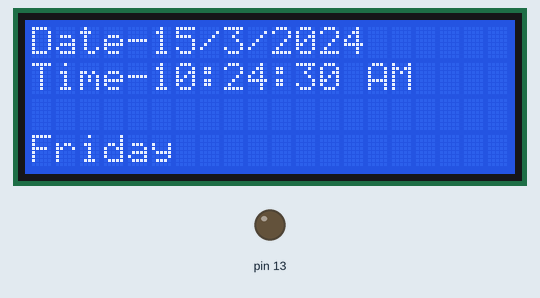
Simulated run of this sketch. Board: Arduino Uno, built with avr-gcc and run on an emulated ATmega328P. On the bench: 20×4 character LCD, output pins drawn as LEDs (lit = HIGH). The local clock reads 2024-03-15 10:24:30 at power-on unless the sketch sets it.

Above: at 0.1 s.
At 4.1 s:
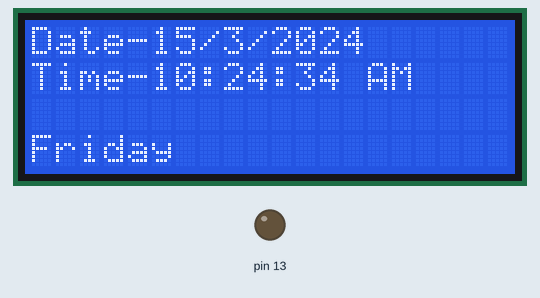
At 11.1 s:
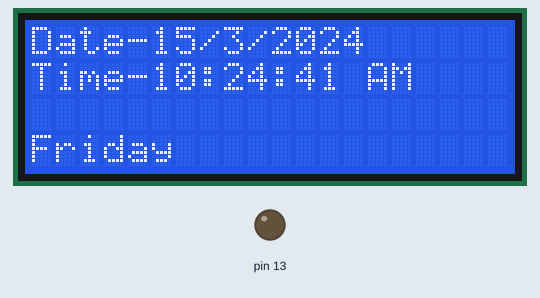
At 19.1 s:
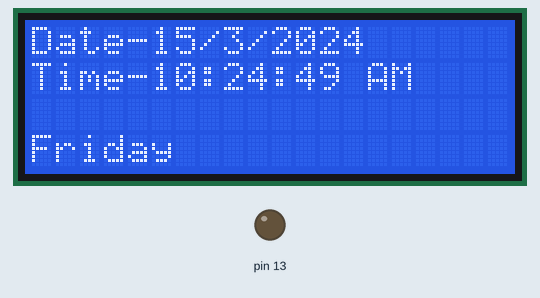
At 29.1 s:
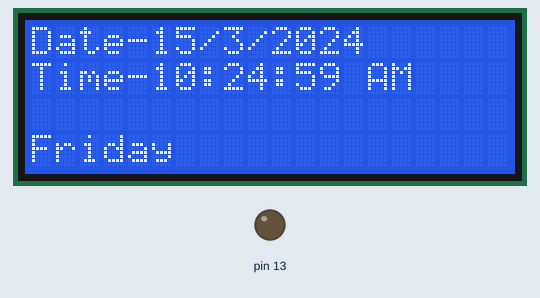
At 39.1 s:
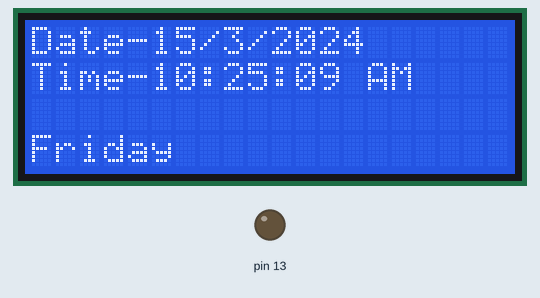

Measured:
- what the display in image 1 shows lasts 1.0 s, from 4.0 s to 5.0 s

The sketch:

ds1307-based-real-time-clock-arduino.ino
```cpp
#include <Wire.h>
#include "RTClib.h"
#include <LiquidCrystal.h>
LiquidCrystal lcd(7, 6, 5, 4, 3, 2);
RTC_DS1307 RTC;

void setup () {
    Serial.begin(9600);
    Wire.begin();
    RTC.begin();
     lcd.begin(20,4);


   pinMode(13,OUTPUT);
   digitalWrite(13,LOW);

  if (! RTC.isrunning())
  {
   Serial.println("RTC is NOT running!");
    // following line sets the RTC to the date & time this sketch was compiled
  RTC.adjust(DateTime(__DATE__, __TIME__));

  }
}

void loop () {


    DateTime now = RTC.now();


    if(now.hour()>11)
    {
     lcd.setCursor(14, 1);
    lcd.print("PM");
  }
   else
  {
    lcd.setCursor(14, 1);
    lcd.print("AM");
  }

    lcd.setCursor(0, 0);
    lcd.print("Date-");
    lcd.print(now.day(), DEC);
    lcd.print('/');
    lcd.print(now.month(), DEC);
    lcd.print('/');
    lcd.print(now.year(), DEC);
    lcd.print(' ');
    lcd.setCursor(0, 1);
     if (now.hour()<10)

    lcd.print('0');
    lcd.print("Time-");
    if(now.hour()>12)
    {
    lcd.print(now.hour()-12, DEC);
    }
    else
    {
     lcd.print(now.hour(), DEC);
    }
    lcd.print(':');
     if (now.minute()<10)
    lcd.print('0');
    lcd.print(now.minute(), DEC);
    lcd.print(':');
    if (now.second()<10)
    lcd.print('0');
    lcd.print(now.second(), DEC);
    lcd.setCursor(0, 3);
   int dayofweek = now.dayOfWeek();
   switch(dayofweek){
     case 1:
     lcd.print("Monday");
     break;
     case 2:
     lcd.print("Tuesday");
     break;
     case 3:
     lcd.print("Wednesday");
     break;
     case 4:
     lcd.print("Thursday");
     break;
     case 5:
     lcd.print("Friday");
     break;
     case 6:
     lcd.print("Saturday");
     break;
     case 0:
     lcd.print("Sunday");
     break;
    delay(1000);
}

}
```
